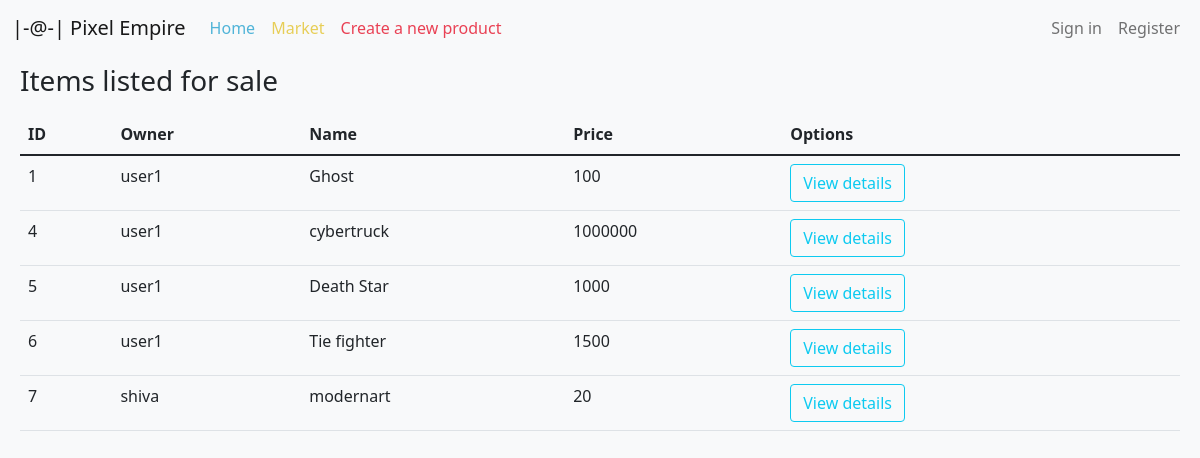
/market, run on the app's committed database.
### market/models.py (models this page shows, shortened)
class Item(db.Model):
    id = db.Column(db.Integer(), primary_key=True)
    name = db.Column(db.String(length=30), nullable=False)
    price = db.Column(db.Integer(), nullable=False)
    description = db.Column(db.String(length=1024), nullable=False)
    img_filename = db.Column(db.String(length=32), nullable=False)
    owner = db.Column(db.Integer(), db.ForeignKey('user.id'))
    listed = db.Column(db.Boolean(), default=False, nullable=False)

class User(db.Model, UserMixin):
    id = db.Column(db.Integer(), primary_key=True)
    username = db.Column(db.String(length=30), nullable=False, unique=True)
    email_address = db.Column(db.String(length=50), nullable=False, unique=True)
    password_hash = db.Column(db.String(length=60), nullable=False)
    budget = db.Column(db.Integer(), nullable=False, default=1000)
    items = db.relationship('Item', backref='owned_user', lazy=True)
    @property
    def password(self):
        return self.password

### market/routes.py (the view)
@app.route('/market')
def market_page():
    available_items = Item.query.filter(Item.listed).all()
    return render_template('market.html', available_items=available_items)

### market/templates/market.html (shortened to what this page needs)
{% extends 'base.html' %}
{% block content %}
<div class="row mt-2 ms-2 me-2">
   <div class="col-12">
      <div class="mb-3">
         <h3>Items listed for sale</h3>
      </div>
      <table class="table table-hover">
         <thead>
            <tr>
               <th scope="col">ID</th>
               <th scope="col">Owner</th>
               <th scope="col">Name</th>
               <th scope="col">Price</th>
               <th scope="col">Options</th>
            </tr>
         </thead>
         <tbody>
            {% for item in available_items %}
            <tr>
               <td>{{ item.id }}</td>
               <td>{{ item.owned_user.username }}</td>
               <td>{{ item.name }}</td>
               <td>{{ item.price }}</td>
               <td>
                  <a href="{{ url_for('detail_page', item_id=item.id) }}" class='btn btn-outline-info me-3' type="button">View details</a>
               </td>
            </tr>
            {% endfor %}
         </tbody>
      </table>
   </div>
</div>
{% endblock %}

### market/templates/base.html (shortened to what this page needs)
<!doctype html>
<html lang="en">
   <head>
        <link href="https://cdn.jsdelivr.net/npm/bootstrap@5.1.3/dist/css/bootstrap.min.css" rel="stylesheet">
   </head>
   <body class="bg-light">
<nav class="navbar navbar-expand-md navbar-light" aria-label="navigation">
    <div class="container-fluid">
      <a class="navbar-brand"id="brand" href="{{ url_for('home_page') }}">|-@-| Pixel Empire</a>
      <div class="collapse navbar-collapse" id="navbar">
        <ul class="navbar-nav me-auto mb-2 mb-md-0">
          <li class="nav-item">
            <a class="nav-link" style="color: #50B4D8ff;" aria-current="page" href="{{ url_for('home_page') }}">Home</a>
          </li>
          <li class="nav-item">
            <a class="nav-link" style="color:#E7CE57ff;" href="{{ url_for('market_page') }}">Market</a>
          </li>
            <li class="nav-item">
            <a class="nav-link" style="color: #E94154ff;" href="{{ url_for('create_page') }}">Create a new product</a>
          </li>
        </ul>
        {% if current_user.is_authenticated %}
        <ul class="navbar-nav" >
            <li class="nav-item">
                 <a class="nav-link" style="color: #78BC65ff;" href="{{ url_for('myitems_page') }}">My Items</a>
            </li>
            <li class="nav-item">
                 <a class="nav-link" style="color: black; font-weight: bold">
                <svg class="bi bi-coins" width="16" height="16" fill="currentcolor" color="currentcolor" version="1.1" viewBox="0 0 16 16" xmlns="http://www.w3.org/2000/svg">
                    <path d="m0 5c5.0347e-4 2.3863 1.6865 4.4399 4.027 4.905-0.019236-2.0983 1.7064-5.6766 5.878-5.878-1.1927-5.9063-9.8844-5.0525-9.905 0.973zm16 5.5c0 3.0376-2.4624 5.5-5.5 5.5-3.0376 0-5.5-2.4624-5.5-5.5 0-3.0376 2.4624-5.5 5.5-5.5 3.0376 0 5.5 2.4624 5.5 5.5z"/>
                </svg>
                     {{ "{:,}".format(current_user.budget) }}
                 </a>
            </li>
            <li class="nav-item">
                 <a class="nav-link">Welcome, {{ current_user.username }}.</a>
            </li>
            <li class="nav-item">
                <a class="nav-link" href="{{ url_for('logout_page') }}">Sign out</a>
            </li>
        </ul>
        {% else %}
        <ul class="navbar-nav" >
            <li class="nav-item">
                <a class="nav-link" href="{{ url_for('login_page') }}">Sign in</a>
            </li>
            <li class="nav-item">
                <a class="nav-link" href="{{ url_for('register_page') }}">Register</a>
            </li>
        </ul>
        {% endif %}
      </div>
    </div>
  </nav>
        {% block content %}
        {% endblock %}
   </body>
</html>

### data on the page
Item: id "1", owned_user.username "user1", name "Ghost", price "100"
Item: id "4", owned_user.username "user1", name "cybertruck", price "1000000"
Item: id "5", owned_user.username "user1", name "Death Star", price "1000"
Item: id "6", owned_user.username "user1", name "Tie fighter", price "1500"
Item: id "7", owned_user.username "shiva", name "modernart", price "20"
